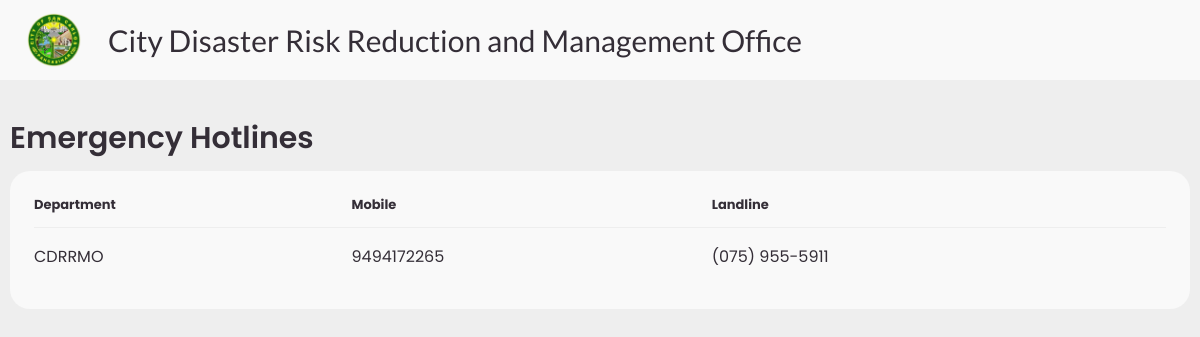
Page /hotline.php on the committed database.
### tables this page shows
CREATE TABLE `hotline` (
  `id` int(11) NOT NULL,
  `name` varchar(50) NOT NULL,
  `hotline_num` varchar(50) NOT NULL,
  `phone_num` varchar(50) NOT NULL
);

### hotline.php (the view, shortened to what this page needs)
<?php
include_once("includes/conn.php");
?>
<!DOCTYPE html>
<html lang="en">
<head>
	<link href='https://unpkg.com/boxicons@2.0.9/css/boxicons.min.css' rel='stylesheet'>
	<link rel="stylesheet" href="https://maxst.icons8.com/vue-static/landings/line-awesome/line-awesome/1.3.0/css/line-awesome.min.css">
	<link rel="stylesheet" href="ccs/hotline.css">
</head>
<body>
	<section id="content">
		<nav>
			<img src="img/scclogo.png" alt="" height="60px" width="60px">
			<a href="#" class="nav-link">City Disaster Risk Reduction and Management Office</a>
		</nav>
		<main>
			<div class="head-title">
				<div class="left">
					<h1>Emergency Hotlines</h1>
				</div>
			</div>
			<div class="table-data">
				<div class="center">
					<table>
						<thead>
							<tr>
								<th>Department</th>
                                <th>Mobile</th>
								<th>Landline</th>
							</tr>
						</thead>
						<tbody>
						<?php
                   $sql = "SELECT * FROM hotline";
                   $query = $conn->query($sql);
                   while($row = $query->fetch_assoc()){
                ?>
							<tr>
								<td><?php echo $row['name'];?></td>
                                <td><?php echo $row['phone_num'];?></td>
								<td><?php echo $row['hotline_num'];?></td>
							</tr>
							<?php } ?>
						</tbody>
					</table>
				</div>
		</main>
	</section>
</body>
</html>

### css/hotline.css (style rules this page uses)
* { margin: 0; padding: 0; box-sizing: border-box; }
a { text-decoration: none; }
:root { --poppins: 'Poppins', sans-serif; --lato: 'Lato', sans-serif; --light: #F9F9F9; --orange: #ff6600; --light-blue: #CFE8FF; --grey: #eee; --dark-grey: #AAAAAA; --dark: #342E37; --red: #DB504A; --yellow: #FFCE26; --light-yellow: #FFF2C6; --orange: #FD7238; --light-orange: #FFE0D3; }
html { overflow-x: hidden; }
body { background: var(--grey); overflow-x: hidden; }
#content nav { width: 100%; height: 80px; background: var(--light); padding: 0 24px; display: flex; align-items: center; grid-gap: 24px; font-family: var(--lato); position: sticky; }
#content nav a { color: var(--dark); }
#content nav .nav-link { font-size: 30px; transition: .3s ease; }
#content main { width: 100%; padding: 36px 10px; font-family: var(--poppins); max-height: calc(100vh - 56px); overflow-y: auto; }
#content main .head-title { display: flex; align-items: center; justify-content: space-between; grid-gap: 16px; flex-wrap: wrap; }
#content main .head-title .left h1 { font-size: 30px; font-weight: 600; margin-bottom: 10px; color: var(--dark); }
#content main .table-data { display: flex; flex-wrap: wrap; grid-gap: 24px; width: 100%; color: var(--dark); }
#content main .table-data > div { border-radius: 20px; background: var(--light); padding: 24px; overflow-x: auto; }
#content main .table-data .center { flex-grow: 1; flex-basis: 500px; }
#content main .table-data .center table { width: 100%; border-collapse: collapse; }
#content main .table-data .center table th { padding-bottom: 12px; font-size: 13px; text-align: left; border-bottom: 1px solid var(--grey); }
#content main .table-data .center table td { padding: 16px 0; }

### hotline.php (style rules this page uses)
* { margin: 0; padding: 0; box-sizing: border-box; }
a { text-decoration: none; }
:root { --poppins: 'Poppins', sans-serif; --lato: 'Lato', sans-serif; --light: #F9F9F9; --orange: #ff6600; --light-blue: #CFE8FF; --grey: #eee; --dark-grey: #AAAAAA; --dark: #342E37; --red: #DB504A; --yellow: #FFCE26; --light-yellow: #FFF2C6; --orange: #FD7238; --light-orange: #FFE0D3; }
html { overflow-x: hidden; }
body { background: var(--grey); overflow-x: hidden; }
#content nav { width: 100%; height: 80px; background: var(--light); padding: 0 24px; display: flex; align-items: center; grid-gap: 24px; font-family: var(--lato); position: sticky; }
#content nav a { color: var(--dark); }
#content nav .nav-link { font-size: 30px; transition: .3s ease; }
#content main { width: 100%; padding: 36px 10px; font-family: var(--poppins); max-height: calc(100vh - 56px); overflow-y: auto; }
#content main .head-title { display: flex; align-items: center; justify-content: space-between; grid-gap: 16px; flex-wrap: wrap; }
#content main .head-title .left h1 { font-size: 30px; font-weight: 600; margin-bottom: 10px; color: var(--dark); }
#content main .table-data { display: flex; flex-wrap: wrap; grid-gap: 24px; width: 100%; color: var(--dark); }
#content main .table-data > div { border-radius: 20px; background: var(--light); padding: 24px; overflow-x: auto; }
#content main .table-data .center { flex-grow: 1; flex-basis: 500px; }
#content main .table-data .center table { width: 100%; border-collapse: collapse; }
#content main .table-data .center table th { padding-bottom: 12px; font-size: 13px; text-align: left; border-bottom: 1px solid var(--grey); }
#content main .table-data .center table td { padding: 16px 0; }

### rows in the picture
hotline: name "CDRRMO", phone_num "9494172265", hotline_num "(075) 955-5911"
